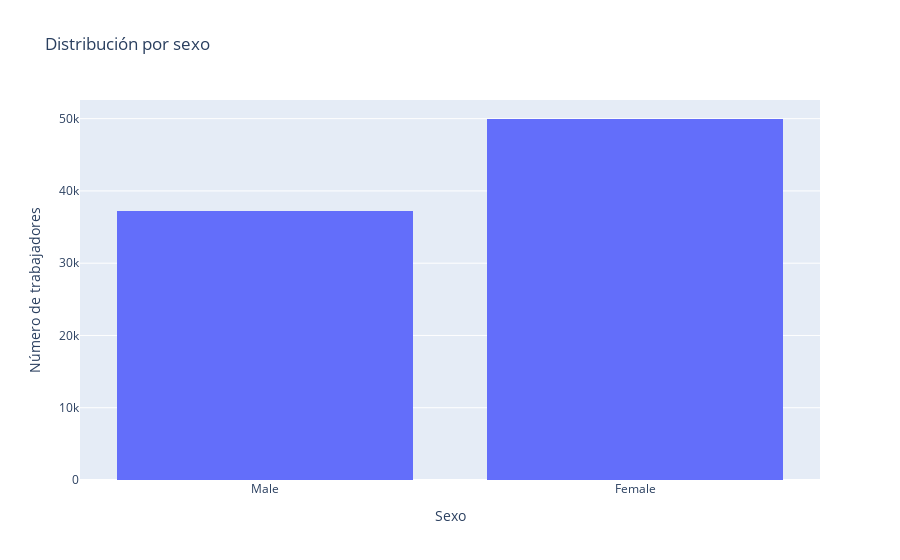

The code cell stored with this chart in its notebook:
### Code cell
fig = px.histogram(df_people, x='sex', title='Distribución por sexo')
fig.update_layout(
    xaxis_title='Sexo',
    yaxis_title='Número de trabajadores' 
)
fig.show()

### Figure 1 — Plotly figure (JSON) as saved in the notebook; plotly's stock layout.template omitted (floating-point values rounded to 4 significant figures; data arrays with more than 128 entries replaced by an {"elided": "..."} marker saying what was removed)
{"data": [{"alignmentgroup": "True", "bingroup": "x", "hovertemplate": "sex=%{x}<br>count=%{y}<extra></extra>", "legendgroup": "", "marker": {"color": "#636efa", "pattern": {"shape": ""}}, "name": "", "offsetgroup": "", "orientation": "v", "showlegend": false, "type": "histogram", "x": {"elided": "87175 str values"}, "xaxis": "x", "yaxis": "y"}], "layout": {"barmode": "relative", "legend": {"tracegroupgap": 0}, "title": {"text": "Distribución por sexo"}, "xaxis": {"anchor": "y", "domain": [0, 1], "title": {"text": "Sexo"}}, "yaxis": {"anchor": "x", "domain": [0, 1], "title": {"text": "Número de trabajadores"}}}}
